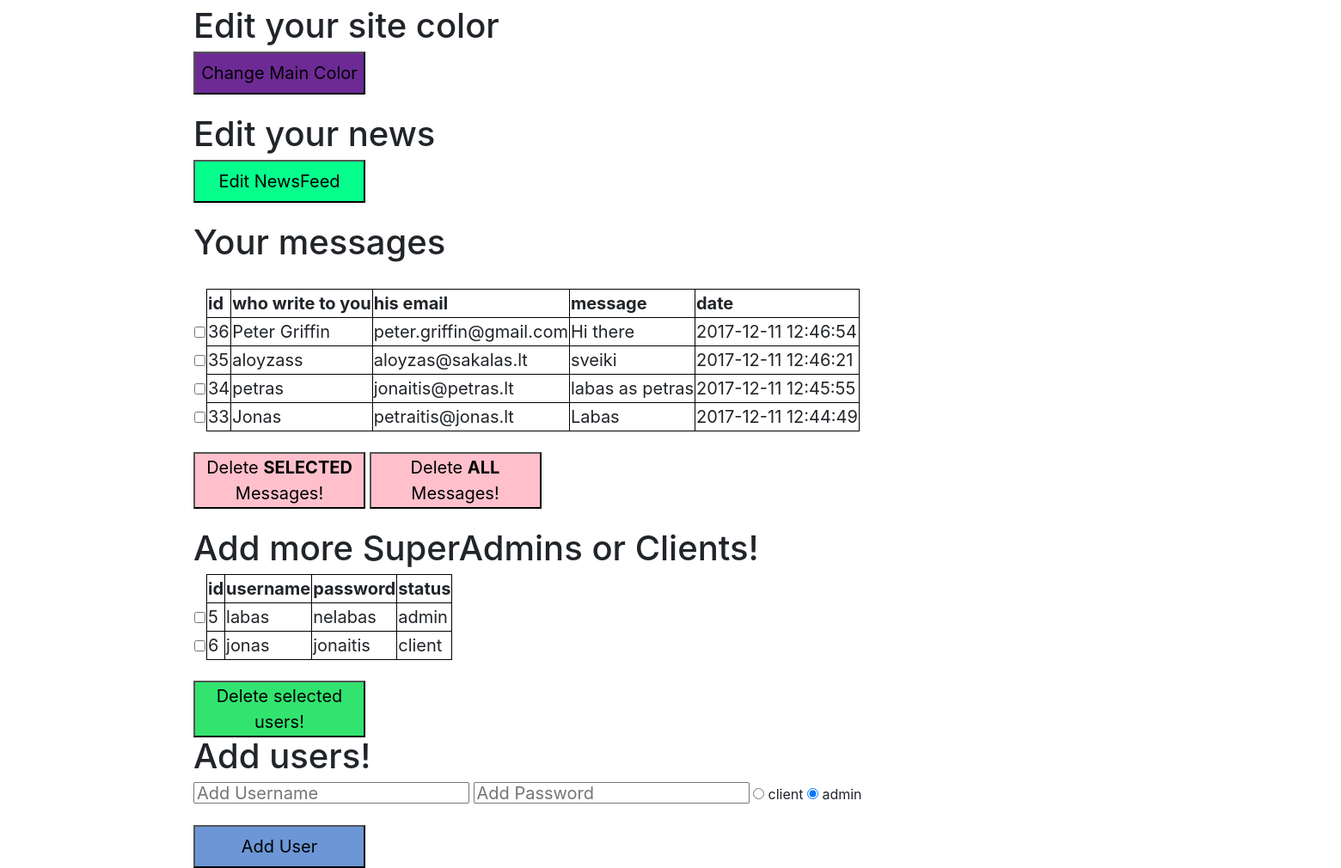
Before: /php/admin.php (lower part) with the older database file.
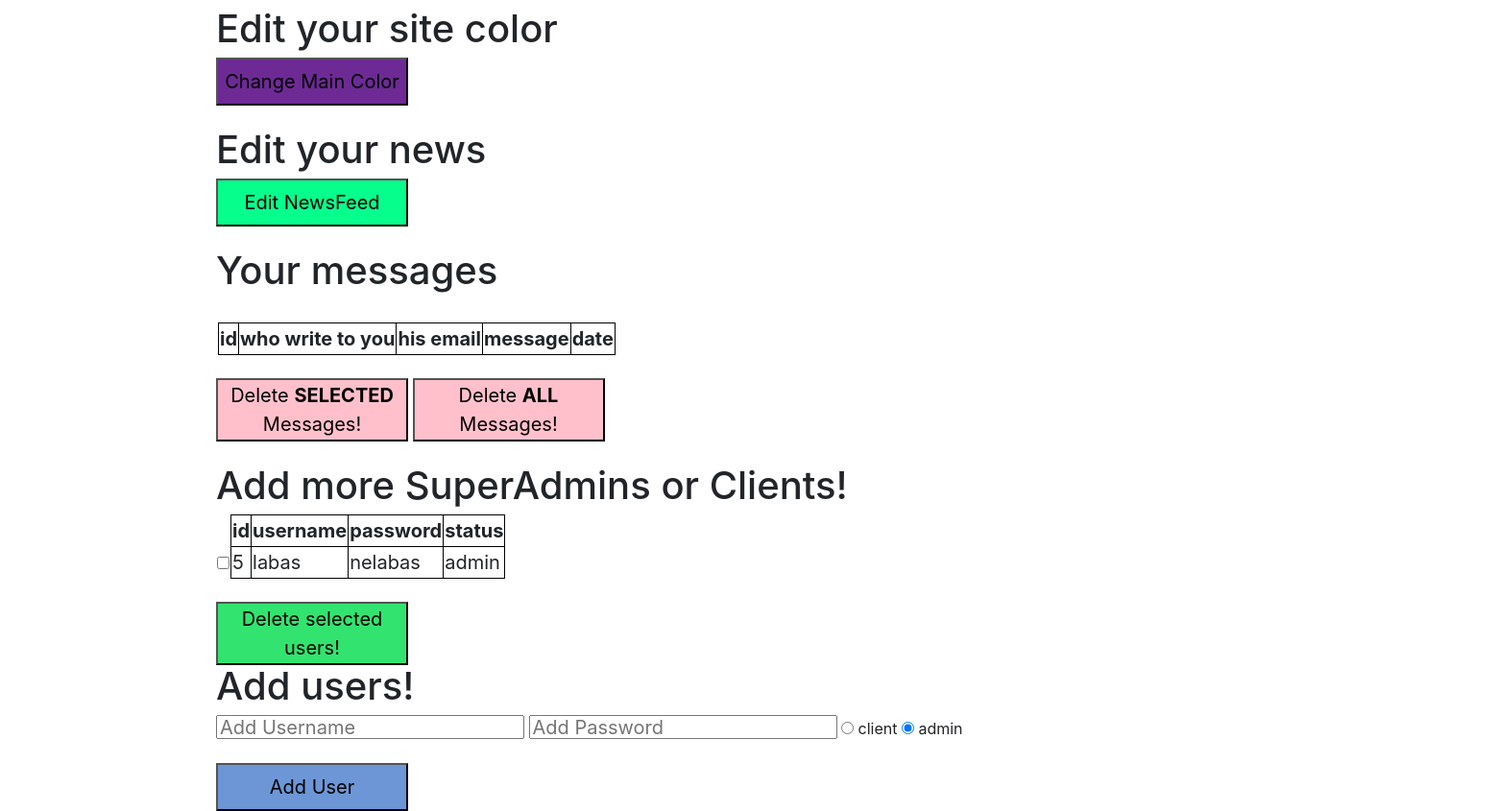
After: the same page with the newer database file.
### tables this page shows
CREATE TABLE `messages` (
  `id` int(11) NOT NULL,
  `name` varchar(50) NOT NULL,
  `email` varchar(50) NOT NULL,
  `message` varchar(1000) NOT NULL,
  `date` timestamp NOT NULL DEFAULT CURRENT_TIMESTAMP ON UPDATE CURRENT_TIMESTAMP
);

CREATE TABLE `users` (
  `id` int(11) NOT NULL,
  `username` varchar(20) NOT NULL,
  `password` varchar(20) NOT NULL,
  `status` varchar(10) NOT NULL
);

### php/database_functions.php (called while the page is built, shortened)
<?php
function getMessages ($connect) {
    $my_sql = "SELECT * FROM messages ORDER BY date DESC";
    $result = mysqli_query($connect, $my_sql);
    return $result;
}
function getLogin ($connect) {
    $my_sql = "SELECT * FROM users";
    $result = mysqli_query($connect, $my_sql);
    return $result;
}
 ?>

### php/admin.php (the view, shortened to what the changed rows need)
<!DOCTYPE html>
<html>
    <head>
        <link rel="stylesheet" href="../libs/bootstrap/css/bootstrap.min.css">
    </head>
    <body>
      <div class="container">
        <br>
        <br>
        <br>
        <?php
        include_once ('./database_functions.php');
        ?>
        <?php
        $messages = getMessages ($connection);
        ?>
        <br />
        <br>
        <br>
        <br>
        <br>
        <h1>Edit your site color</h1>
        <br>
        <br>
            <h1>Edit your news</h1>
        <br>
        <br>
        <h1>Your messages</h1>
        <br />
        <form class="" action="admin.php" method="get">
            <table style="font-size: 20px;">
                <tr>
                    <th></th>
                    <th style="border: 1px solid #000">id</th>
                    <th style="border: 1px solid #000">who write to you</th>
                    <th style="border: 1px solid #000">his email</th>
                    <th style="border: 1px solid #000">message</th>
                    <th style="border: 1px solid #000">date</th>
                </tr>
                <?php while ($row = mysqli_fetch_array($messages)) : ?>
                    <tr>
                        <td><input type="checkbox" name="checked[]" value="<?php echo $row['id'] ?>"></td>
                        <td style="border: 1px solid #000"><?php echo $row['id'] ?></td>
                        <td style="border: 1px solid #000"><?php echo $row['name'] ?></td>
                        <td style="border: 1px solid #000"><?php echo $row['email'] ?></td>
                        <td style="border: 1px solid #000"><?php echo $row['message'] ?></td>
                        <td style="border: 1px solid #000"><?php echo $row['date'] ?></td>
                    </tr>
                <?php endwhile; ?>
            </table>
                <br />
            </form>
            <br />
            <h1>Add more SuperAdmins or Clients!</h1>
            <?php
            $users = getLogin($connection);
            ?>
            <form class="" action="admin.php" method="get">
                <table style="font-size: 20px;">
                    <tr>
                        <th></th>
                        <th style="border: 1px solid #000">id</th>
                        <th style="border: 1px solid #000">username</th>
                        <th style="border: 1px solid #000">password</th>
                        <th style="border: 1px solid #000">status</th>
                    </tr>
                    <?php while ($row = mysqli_fetch_array($users)) : ?>
                        <tr>
                            <td><input type="checkbox" name="checkedUsers[]" value="<?php echo $row['id'] ?>"></td>
                            <td style="border: 1px solid #000"><?php echo $row['id'] ?></td>
                            <td style="border: 1px solid #000"><?php echo $row['username'] ?></td>
                            <td style="border: 1px solid #000"><?php echo $row['password'] ?></td>
                            <td style="border: 1px solid #000"><?php echo $row['status'] ?></td>
                        </tr>
                    <?php endwhile; ?>
                </table>
                <br />
                <br />
                <h1>Add users!</h1>
                </div>
    </body>
</html>

Changed rows visible on the page:
removed messages: id "36", name "Peter Griffin", email "peter.griffin@gmail.com", message "Hi there", date "2017-12-11 12:46:54"
removed messages: id "35", name "aloyzass", email "aloyzas@sakalas.lt", message "sveiki", date "2017-12-11 12:46:21"
removed messages: id "34", name "petras", email "jonaitis@petras.lt", message "labas as petras", date "2017-12-11 12:45:55"
removed messages: id "33", name "Jonas", email "petraitis@jonas.lt", message "Labas", date "2017-12-11 12:44:49"
removed users: id "6", username "jonas", password "jonaitis", status "client"
